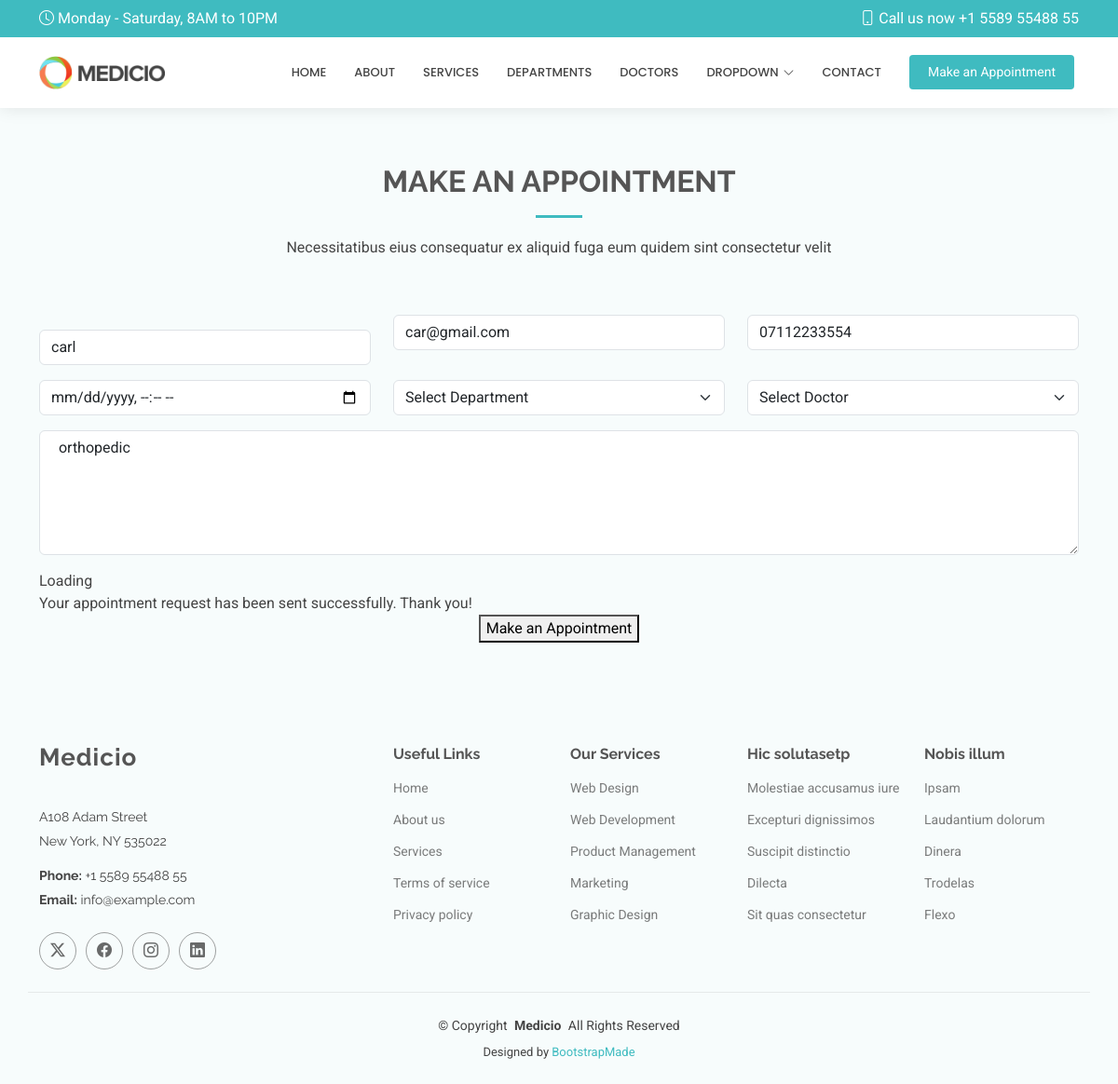
The page /edit/3/ on the database its author committed.
### hospitalapp/models.py (models this page shows, shortened)
class appointment(models.Model):
  name = models.CharField(max_length=50)
  email = models.EmailField()
  phone= models.CharField(max_length=15)
  date = models.DateTimeField()
  department = models.CharField(max_length=50)
  doctor = models.CharField(max_length=50)
  message = models.TextField()

### hospitalapp/views.py (the view)
# urls.py: path('edit/<int:id>/', views.edit,name='edit'),
def edit(request,id):
  appointment1= get_object_or_404(appointment,id=id)
  if request.method == 'POST':
    appointment1.name = request.POST.get('name')
    appointment1.email = request.POST.get('email')
    appointment1.phone = request.POST.get('phone')
    appointment1.date = request.POST.get('date')
    appointment1.department = request.POST.get('department')
    appointment1.doctor = request.POST.get('doctor')
    appointment1.message = request.POST.get('message')
    appointment1.save()
    return redirect('/show')
  else:
    return render(request,'edit.html',{'appointment1':appointment1})

### templates/edit.html (shortened to what this page needs)
{% extends 'starter-page.html' %}
{% load static %}
{% block content %}
	 <section id="appointment" class="appointment section light-background">
      <div class="container section-title" data-aos="fade-up">
        <h2>MAKE AN APPOINTMENT</h2>
        <p>Necessitatibus eius consequatur ex aliquid fuga eum quidem sint consectetur velit</p>
      </div>
      <div class="container" data-aos="fade-up" data-aos-delay="100">
        <form method="post">
          <div class="row">
            <div class="col-md-4 form-group  mt-3">
              <input type="text" value="{{ appointment1.name }}" name="name" class="form-control" id="name" placeholder="Your Name" required="">
            </div>
            <div class="col-md-4 form-group mt-3 mt-md-0">
              <input type="email" value="{{ appointment1.email}}" class="form-control" name="email" id="email" placeholder="Your Email" required="">
            </div>
            <div class="col-md-4 form-group mt-3 mt-md-0">
              <input type="tel" value="{{ appointment1.phone }}"class="form-control" name="phone" id="phone" placeholder="Your Phone" required="">
            </div>
          </div>
          <div class="row">
            <div class="col-md-4 form-group mt-3">
              <input type="datetime-local" name="date" class="form-control datepicker" id="date" placeholder="Appointment Date" required="">
            </div>
            <div class="col-md-4 form-group mt-3">
              <select name="department" id="department" class="form-select" required="">
                <option value="">Select Department</option>
              </select>
            </div>
            <div class="col-md-4 form-group mt-3">
              <select name="doctor" id="doctor" class="form-select" required="">
                <option value="">Select Doctor</option>
              </select>
            </div>
          </div>
          <div class="form-group mt-3">
            <textarea class="form-control" name="message" rows="5" placeholder="Message (Optional)"> {{ appointment1.message }}</textarea>
          </div>
          <div class="mt-3">
            <div class="loading">Loading</div>
            <div class="sent-message">Your appointment request has been sent successfully. Thank you!</div>
            <div class="text-center"><button type="submit">Make an Appointment</button></div>
          </div>
        </form>
      </div>
    </section>
{% endblock %}

### static/assets/css/main.css (style rules this page uses)
:root { --default-font: "Roboto", system-ui, -apple-system, "Segoe UI", Roboto, "Helvetica Neue", Arial, "Noto Sans", "Liberation Sans", sans-serif, "Apple Color Emoji", "Segoe UI Emoji", "Segoe UI Symbol", "Noto Color Emoji"; --heading-font: "Raleway", sans-serif; --nav-font: "Poppins", sans-serif; }
:root { --background-color: #ffffff; --default-color: #444444; --heading-color: #555555; --accent-color: #3fbbc0; --surface-color: #ffffff; --contrast-color: #ffffff; }
:root { --nav-color: #444444; --nav-hover-color: #3fbbc0; --nav-mobile-background-color: #ffffff; --nav-dropdown-background-color: #ffffff; --nav-dropdown-color: #444444; --nav-dropdown-hover-color: #3fbbc0; }
.light-background { --background-color: #f7fcfc; --surface-color: #ffffff; }
:root { scroll-behavior: smooth; }
body { color: var(--default-color); background-color: var(--background-color); font-family: var(--default-font); }
h1, h2, h3, h4, h5, h6 { color: var(--heading-color); font-family: var(--heading-font); }
section, .section { color: var(--default-color); background-color: var(--background-color); padding: 60px 0; scroll-margin-top: 120px; overflow: clip; }
.section-title { text-align: center; padding-bottom: 60px; position: relative; }
.section-title h2 { font-size: 32px; font-weight: 700; margin-bottom: 20px; padding-bottom: 20px; position: relative; }
.section-title h2:after { content: ""; position: absolute; display: block; width: 50px; height: 3px; background: var(--accent-color); left: 0; right: 0; bottom: 0; margin: auto; }
.section-title p { margin-bottom: 0; }

### rows shown on the page
appointment: name "carl", email "car@gmail.com", phone "07112233554", message "orthopedic"
